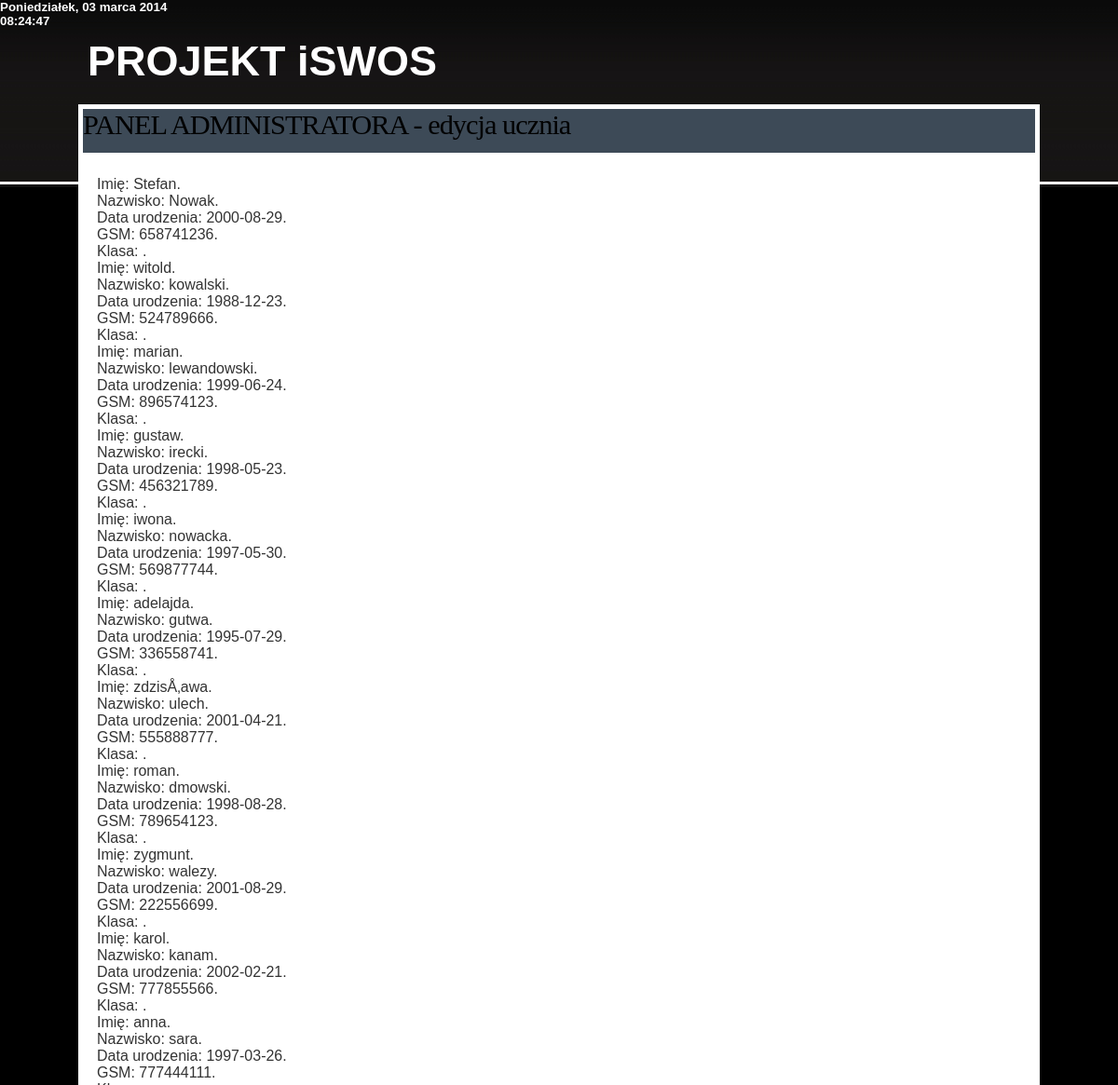
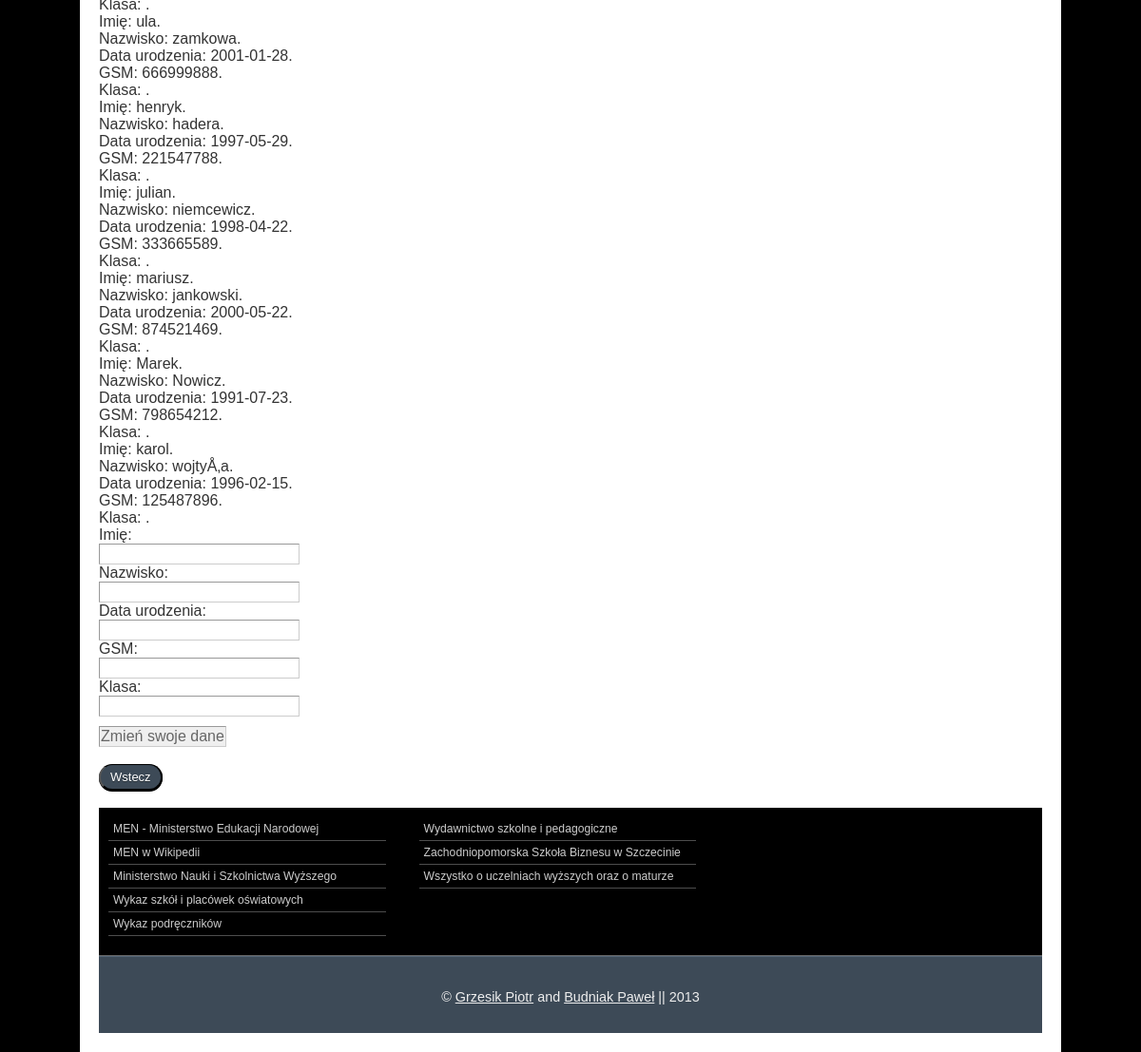
/pages/zmiana.php (signed in), run on the app's committed database (2 pictures, top to bottom).
### tables this page shows
CREATE TABLE IF NOT EXISTS `uczen` (
  `iducznia` int(11) NOT NULL AUTO_INCREMENT,
  `imie` varchar(15) NOT NULL,
  `imie2` varchar(15) NOT NULL,
  `nazwisko` varchar(20) NOT NULL,
  `data_urodzenia` date NOT NULL,
  `telefon` varchar(9) NOT NULL,
  `idklasy` text NOT NULL,
  `iduwagi` text NOT NULL,
  PRIMARY KEY (`iducznia`)
);

### pages/zmiana.php (the view, shortened to what this page needs)
<?php
include 'header.php';
?>
<div id="wrap">
    <div class="header">
        <h5>PROJEKT <strong> iSWOS</strong></h5>
    </div>
    <div class="page">
        <div id="navbg">
            <div id="nav">
               <h3>PANEL ADMINISTRATORA - edycja ucznia</h3>
            </div>
        </div>
        <div class="page-wrap">
            <div class="content">
                          <?
                              $rezultat = mysql_query("SELECT * FROM uczen order by idklasy") or die(mysql_error());
                                while ($wynik = mysql_fetch_assoc($rezultat))
                                {
                                  echo "Imię: ".$wynik['imie']. ".<br />";
                                  echo "Nazwisko: ".$wynik['nazwisko']. ".<br />";
                                  echo "Data urodzenia: ".$wynik['data_urodzenia']. ".<br />";
                                  echo "GSM: ".$wynik['telefon']. ".<br />";
                                  echo "Klasa: ".$wynik['Idklasy']. ".<br />";
                                }
                                echo "<form action = 'edytuj.php' method = 'post'>";
                                  echo "<table>";
                                    echo "Imię:<input type='text' name='imie' value='".$wynik['imie']."' />";
                                    echo "Nazwisko:<input type='text' name='nazwisko' value='".$wynik['nazwisko']."' />";
                                    echo "Data urodzenia:<input type='text' name='data_urodzenia' value='".$wynik['data_urodzenia']."' />";
                                    echo "GSM:<input type='text' name='telefon' value='".$wynik['telefon']."' />";
                                    echo "Klasa:<input type='text' name='miasto' value='".$wynik['idklasy']."' />";
                                  echo "</table>";
                                  echo "<input type = 'submit' value = 'Zmień swoje dane' name='wyslany' />";
                                echo "</form>";
                            ?>
             <br />
                       <a href="editu.php"><button>Wstecz</button></a><br />
                       <br />
            </div>
            <div class="footer-navigation">
                <ul>
                    <li><a href="http://www.men.gov.pl" title="MEN - Ministerstwo Edukacji Narodowej" onclick="this.target='_blank'">MEN - Ministerstwo Edukacji Narodowej</a></li>
                    <li><a href="http://pl.wikipedia.org/wiki/Ministerstwo_Edukacji_Narodowej" title="MEN w Wikipedii" onclick="this.target='_blank'">MEN w Wikipedii</a></li>
                    <li><a href="http://www.mnisw.gov.pl" title="Ministerstwo Nauki i Szkolnictwa Wyższego" onclick="this.target='_blank'">Ministerstwo Nauki i Szkolnictwa Wyższego</a></li>
                    <li><a href="http://www.cie.men.gov.pl/index.php/sio-wykaz-szkol-i-placowek.html" title="Wykaz szkół i placówek oświatowych">Wykaz szkół i placówek oświatowych</a></li>
                    <li><a href="http://www.men.gov.pl/podreczniki/" title="Wykaz podręczników" onclick="this.target='_blank'">Wykaz podręczników</a></li>
                </ul>
                <ul>
                    <li><a href="http://www.wsip.pl/dla_nauczycieli/przedmioty/szkolnictwo_specjalne/aktualnosci" title="Wydawnictwo szkolne i pedagogiczne" onclick="this.target='_blank'">Wydawnictwo szkolne i pedagogiczne</a></li>
                    <li><a href="http://www.zpsb.szczecin.pl" title="Zachodniopomorska Szkoła Biznesu w Szczecinie" onclick="this.target='_blank'">Zachodniopomorska Szkoła Biznesu w Szczecinie</a></li>
                    <li><a href="http://www.edukacja.net" title="Wszystko o uczelniach wyższych oraz o maturze" onclick="this.target='_blank'">Wszystko o uczelniach wyższych oraz o maturze</a></li>
                </ul>
            </div>
            <div class="footer">
                <p>© <a href="mailto: grzesikpiotr@op.pl">Grzesik Piotr</a> and <a href="mailto: p.budniak5@gmail.com">Budniak Paweł</a> || 2013</p>
            </div>
        </div>
    </div>
</div>
</body>
</html>

### styles.css (style rules this page uses)
* { margin:0; padding:0; }
body { background:#000000 url('images/body.jpg') repeat-x scroll top left; margin:0 auto; padding:0; font-family:Arial, Helvetica, sans-serif; color:#333333; }
div#wrap { width:86%; margin:30px auto 0 auto; padding:0 10px; }
div.header { padding:10px 0 20px 10px; margin:0 auto; }
div#navbg { background-color:#ffffff; padding:5px; }
div#nav { background-color:#3D4A57; height:47px; display:block; }
h3 { font-size:1.9em; font-family:Georgia, "Times New Roman", Times, serif; font-weight:normal; color:#000000; letter-spacing:-1px; }
h5 { font-size:45px; font-family:Arial, Helvetica, sans-serif; color: white; border: 1px; }
p { margin-bottom:20px; line-height:1.7em; font-size:0.95em; color:#333333; }
ul { padding:0 0 20px 35px; list-style:none; }
form input, form textarea { display: block; border:1px solid #999999; border-bottom-color:#cccccc; border-right-color:#cccccc; padding:1px; color:#666666; font-family:Arial, Helvetica, sans-serif; font-size:1.0em; }
button { border-top: 1px solid #000000; background: #3d4a57; background: (left top, left bottom); background: (top, #3d4a57, #3d4a57); padding: 5px 10px; border-radius: 40px; box-shadow: rgba(0,0,0,1) 0 1px 0; text-shadow: rgba(0,0,0,.4) 0 1px 0; color: #ffffff; font-size: 13px; font-family: Helvetica, Arial, Sans-Serif; text-decoration: none; vertical-align: middle; }
table { width:100%; margin-bottom:10px; }
a, a:visited { color:#f0f3f6; }
div.page { clear:both; margin:0; padding:0; background-color:#ffffff; }
div.page ul { font-size:0.95em; color:#333333; }
div.page ul li { padding:2px 0; }
div.page p { text-align:justify; font-family:Helvetica, Arial, sans-serif; color:#444444; }
div.page-wrap { background-color:#ffffff; padding:20px; clear:both; }
div.content { background-color:#ffffff; float:left; width:100%; }
div.footer-navigation { background:black none repeat-x scroll left 50%; min-height:90px; border-bottom:1px solid #666666; padding:10px 10px 20px; clear:both; }
div.footer-navigation ul { list-style:none; padding:0; width:30%; float:left; margin-right:35px; }
div.footer-navigation ul li { padding:5px; color:#cccccc; border-bottom:1px solid #4D4D4D; font-size:0.8em; font-family:Helvetica, Arial, sans-serif; }
div.footer-navigation ul li a, div.footer-navigation ul li a:visited { color:#cccccc; text-decoration:none; }
div.footer { clear:both; border-top:1px solid #526475; background:#3D4A57; min-height:80px; clear:both; }
div.footer p { text-align:center; color:#eeeeee; padding-top:30px; font-size:0.9em; }
div.footer p a, div.footer p a:visited { color:#eeeeee; }

### data on the page
uczen: imie "Stefan", nazwisko "Nowak", data_urodzenia "2000-08-29", telefon "658741236"
uczen: imie "witold", nazwisko "kowalski", data_urodzenia "1988-12-23", telefon "524789666"
uczen: imie "marian", nazwisko "lewandowski", data_urodzenia "1999-06-24", telefon "896574123"
uczen: imie "gustaw", nazwisko "irecki", data_urodzenia "1998-05-23", telefon "456321789"
uczen: imie "iwona", nazwisko "nowacka", data_urodzenia "1997-05-30", telefon "569877744"
uczen: imie "adelajda", nazwisko "gutwa", data_urodzenia "1995-07-29", telefon "336558741"
uczen: imie "zdzisÅ‚awa", nazwisko "ulech", data_urodzenia "2001-04-21", telefon "555888777"
uczen: imie "roman", nazwisko "dmowski", data_urodzenia "1998-08-28", telefon "789654123"
uczen: imie "zygmunt", nazwisko "walezy", data_urodzenia "2001-08-29", telefon "222556699"
uczen: imie "karol", nazwisko "kanam", data_urodzenia "2002-02-21", telefon "777855566"
uczen: imie "anna", nazwisko "sara", data_urodzenia "1997-03-26", telefon "777444111"
uczen: imie "ula", nazwisko "zamkowa", data_urodzenia "2001-01-28", telefon "666999888"
uczen: imie "henryk", nazwisko "hadera", data_urodzenia "1997-05-29", telefon "221547788"
uczen: imie "julian", nazwisko "niemcewicz", data_urodzenia "1998-04-22", telefon "333665589"
uczen: imie "mariusz", nazwisko "jankowski", data_urodzenia "2000-05-22", telefon "874521469"
uczen: imie "Marek", nazwisko "Nowicz", data_urodzenia "1991-07-23", telefon "798654212"
uczen: imie "karol", nazwisko "wojtyÅ‚a", data_urodzenia "1996-02-15", telefon "125487896"
